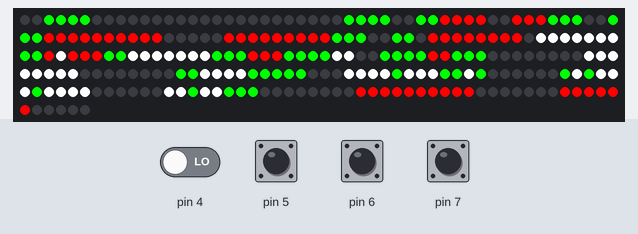
Recording of a sketch running on a simulated Arduino Uno, built with avr-gcc and run on an emulated ATmega328P. On the bench: 256 RGB LEDs in strip order, left to right, continuing on the next row. Inputs (shaded band) come from the test bench; at power-on: pin 4–7 HIGH. Random numbers use the default seed unless the sketch sets one; what the sketch prints to the serial monitor is not drawn.

1.5 s: pin 4 driven LOW
Above: at 2.2 s.
Timing chart, 0 to 4.5 s (numbered marks = the images above; inputs shaded):
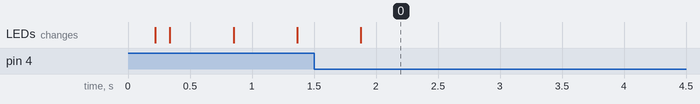

The sketch:

MatrixMainFrame.ino
```cpp
#include "GameSnake.h"
#include "GameRainbow.h"
#include "GameClass.h"
#include <Adafruit_NeoPixel.h>

#define MATRIXPIN      8

Adafruit_NeoPixel Matrix = Adafruit_NeoPixel(MATRIX_SIZE, MATRIXPIN, NEO_GRB + NEO_KHZ800);

unsigned long MainTime;

GameClass* GAME;

void setup() {
	randomSeed(analogRead(0));

	Matrix.begin();
	Matrix.clear();
	Matrix.show();

	Serial.begin(115200);
	delay(200);
	Serial.println("Start");

	GAME = new GameSnake();
	DrawGame();

	MainTime = millis();
}

void loop() {

	if (GAME) GAME->CheckKey(digitalRead(7) == 0, digitalRead(6) == 0, digitalRead(5) == 0, digitalRead(4) == 0);

	unsigned long delta = millis() - MainTime;
	if (delta > 16) {
		MainTime = millis();
		if (GAME) {
			GAME->Loop((float)delta / 1000.0);
			DrawGame();
		}
	}
}

void DrawGame() {
	if (GAME) {
		if (GAME->updated) {
			for (int i = 0; i < MATRIX_SIZE; i++) Matrix.setPixelColor(i, GAME->Matrix[i]);
			Matrix.show();
			GAME->updated = false;
		}
	}

}
```

GameClass.cpp
```cpp
#include "GameClass.h"

GameClass::GameClass() {
	Serial.println("Start game class!");
	for (int i = 0; i < MATRIX_SIZE; i++) Matrix[i] = 0;
}

GameClass::~GameClass() {
}


void GameClass::Loop(float deltaTime) {

	switch (GameStatus) {
		case 0:
			Update(deltaTime);
			break;
		case 1:
			Victory(deltaTime);
			break;
		case 2:
			Lose(deltaTime);
			break;
	}
}

uint32_t GameClass::Color(uint8_t r, uint8_t g, uint8_t b) {
	return ((uint32_t)r << 16) | ((uint32_t)g << 8) | b;
}

int GameClass::Position(int x, int y) {
	if (y % 2 == 0) return y * 16 + x;
	return y * 16 + 15 - x;
}

void GameClass::SetPixel(int position, uint32_t color) {
	if (!updated && Matrix[position] != color) updated = true;
	Matrix[position] = color;
}

void GameClass::SetPixel(int x, int y, uint32_t color) {
	SetPixel(Position(x, y),color);
}

uint32_t GameClass::GetPixel(int position) {
	return Matrix[position];
}
uint32_t GameClass::GetPixel(int x, int y) {
	return GetPixel(Position(x, y));
}

void GameClass::Clear() {
	for (int i = 0; i < MATRIX_SIZE; i++) Matrix[i] = 0;
	updated = true;
}

void GameClass::Victory(float deltaTime){
	if (GameStatus == 0) {
		Clear();
		GameStatus = 1;
		waitLevel = 5;
		DrawNumber(Level);
		return;
	}

	//SetPixel(random(MATRIX_SIZE), Color(100, 100, 100));

	waitLevel -= deltaTime;
	if (waitLevel <= 0) {
		waitLevel = 5;
		GameStatus = 0;
		Level++;
		Clear();
		NextLevel();
	}


}
void GameClass::Lose(float deltaTime){
	if (GameStatus == 0) {
		Clear();
		GameStatus = 2;
		DrawMario();
		waitLevel = 5;
		return;
	}
	//SetPixel(random(MATRIX_SIZE), Color(255, 10, 10));

	waitLevel -= deltaTime;
	if (waitLevel <= 0) {
		waitLevel = 5;
		GameStatus = 0;
		Clear();
		RestartLevel();
	}

}

void GameClass::DrawMario() {
	uint32_t clr[4];
	clr[0] = 0;
	clr[1] = Color(0, 255, 0);
	clr[2] = Color(255, 0, 0);
	clr[3] = Color(255, 255, 255);

	for (int i = 0; i < MATRIX_SIDE; i++) {
		for (int j = 0; j < MATRIX_SIDE; j++) {
			SetPixel(j, MATRIX_SIDE - i - 1, clr[Mario[i][j]]);
		}
	}
}
void GameClass::DrawNumber(int num) {
	uint32_t c = Color(0, 0, 255);
	Clear();
	for (int i = 0; i < MATRIX_SIDE; i++) {
		for (int j = 0; j < 8; j++) {
			if (cipari[num][i][j] > 0) SetPixel(j, MATRIX_SIDE - i - 1, c);
		}
	}

}

void GameClass::CheckKey(bool up, bool right, bool down, bool left) {
	if (up) {
		if (!KeyUP) {
			KeyUP = true;
			KeyDown(KEY_UP);
		}
	} else {
		if (KeyUP) {
			KeyUP = false;
			KeyUp(KEY_UP);
		}
	} if (right) {
		if (!KeyRIGHT) {
			KeyRIGHT = true;
			KeyDown(KEY_RIGHT);
		}
	} else {
		if (KeyRIGHT) {
			KeyRIGHT = false;
			KeyUp(KEY_RIGHT);
		}
	}
	if (down) {
		if (!KeyDOWN) {
			KeyDOWN = true;
			KeyDown(KEY_DOWN);
		}
	} else {
		if (KeyDOWN) {
			KeyDOWN = false;
			KeyUp(KEY_DOWN);
		}
	}

	if (left) {
		if (!KeyLEFT) {
			KeyLEFT = true;
			KeyDown(KEY_LEFT);
		}
	} else {
		if (KeyLEFT) {
			KeyLEFT = false;
			KeyUp(KEY_LEFT);
		}
	}

}
```

GameRainbow.cpp
```cpp
#include "GameRainbow.h"

GameRainbow::GameRainbow()
{
	c[0] = Color(50, 0, 100);
	c[1] = Color(0, 255, 0);
	c[2] = Color(0, 0, 255);
	c[3] = Color(0, 255, 255);
	c[4] = Color(250, 250, 0);
	c[5] = Color(250, 50, 0);
	c[6] = Color(250, 0, 0);

	Serial.println("start: Rainbow class");
}

GameRainbow::~GameRainbow()
{
}

void GameRainbow::Update(float deltaTime) {
	SetPixel(CurrentPixel, c[CurrentColor]);
	CurrentPixel++;
	if (CurrentPixel >= MATRIX_SIZE) {
		CurrentPixel = 0;
		CurrentColor++;
		if (CurrentColor > 6) CurrentColor = 0;
	}
}
```

GameRainbow.h
```cpp
// GameRainbow.h


#ifndef _GAMERAINBOW_h
#define _GAMERAINBOW_h

#if defined(ARDUINO) && ARDUINO >= 100
	#include "arduino.h"
#else
	#include "WProgram.h"
#endif

#include "GameClass.h"

class  GameRainbow : public GameClass {
public:
	 GameRainbow();
	~GameRainbow();
	virtual void Update(float deltaTime);
private:
	uint32_t c[7];

	int CurrentPixel = 0;
	int CurrentColor = 0;
};


#endif
```

GameSnake.cpp
```cpp
#include "GameSnake.h"

GameSnake::GameSnake() {
	StartGame();
}

GameSnake::~GameSnake()
{
}

int GameSnake::GetFreePosition() {
	bool setting = false;
	int pos;
	while (!setting) {
		pos = random(MATRIX_SIZE);
		if (GetPixel(pos) == 0) break;
	}

	return pos;
}

void GameSnake::SetPaika() {
	SetPixel(GetFreePosition(), paikaColor);
}

void GameSnake::KeyDown(int keyCode) {
	direction = keyCode;
}

void GameSnake::Update(float deltaTime) {

	time -= deltaTime;
	if (time > 0) return;
	time = maxTime;

	switch ( direction) {
		case KEY_RIGHT:
			currentX++;
			if (currentX >= MATRIX_SIDE) currentX = 0;
			break;
		case KEY_DOWN:
			currentY--;
			if (currentY < 0) currentY = MATRIX_SIDE - 1;
			break;
		case KEY_LEFT:
			currentX--;
			if (currentX < 0 ) currentX = MATRIX_SIDE - 1;
			break;
		case KEY_UP:
			currentY++;
			if (currentY >= MATRIX_SIDE) currentY = 0;
			break;
	}

	uint32_t newPos = GetPixel(currentX, currentY);

	if (newPos == snakeColor || newPos == wallColor) {
		Lose(deltaTime);
		return;
	}

	if (newPos == paikaColor) {
		current++;
		if (current >= maxPaika) {
			Victory(deltaTime);
			return;
		}

		Snake[current] = Position(currentX, currentY);
		SetPixel(Snake[current], snakeColor);
		SetPaika();
		return;
	}

	SetPixel(Snake[0], 0);

	for (int i = 0; i < current; i++) {
		Snake[i] = Snake[i + 1];
	}

	Snake[current] = Position(currentX, currentY);
	SetPixel(Snake[current], snakeColor);

}

void GameSnake::StartGame() {
	for (int i = 0; i < MATRIX_SIZE; i++) Snake[i] = 0;
	for (int i = 0; i < MATRIX_SIZE; i++) Walls[i] = 0;

	direction = KEY_RIGHT;

	Snake[0] = 32;
	Snake[1] = 33;
	Snake[2] = 34;

	current = 2;
	currentX = 2;
	currentY = 2;

	SetPaika();

	for (int i = 0; i <= current; i++) SetPixel(Snake[i], snakeColor);

	int r = Level / 3;

	for (int i = 0; i < r; i++) {
		Serial.println("set wall");
		SetPixel(GetFreePosition(), wallColor);
	}

	Serial.println("start: Game snake level:" + (String)Level + " r:" + (String)r);

}

void GameSnake::NextLevel(){
	maxTime -= maxTime * 0.1;
	maxPaika += maxPaika * 0.1;
	StartGame();
}
void GameSnake::RestartLevel() {
	maxPaika = 10;
	maxTime = 0.5;

	Level = 1;
	StartGame();
}
```

GameSnake.h
```cpp
// GameSnake.h

#ifndef _GAMESNAKE_h
#define _GAMESNAKE_h

#if defined(ARDUINO) && ARDUINO >= 100
	#include "arduino.h"
#else
	#include "WProgram.h"
#endif

#include "GameClass.h"

class GameSnake : public GameClass
{
public:
	GameSnake();
	~GameSnake();

	virtual void Update(float deltaTime);

private:

	int Snake[MATRIX_SIZE];
	int Walls[MATRIX_SIZE];

	int currentX = 0;
	int currentY = 0;

	uint32_t snakeColor = Color(0, 0, 255);
	uint32_t paikaColor = Color(0, 255, 0);
	uint32_t wallColor = Color(255, 0, 0);

	int current = 0;

	int direction = KEY_RIGHT;

	float maxPaika = 10;
	float maxTime = 0.5;
	float time = 0.1;

	void SetPaika();

	virtual void KeyDown(int keyCode);

	virtual void StartGame();
	virtual void NextLevel();
	virtual void RestartLevel();

	int GetFreePosition();

};


#endif
```

Source omitted: GameClass.h (data table, 7274 bytes)
